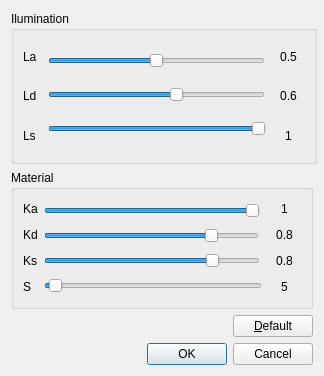
<?xml version="1.0" encoding="UTF-8"?>
<ui version="4.0">
 <class>IlumDialog</class>
 <widget class="QDialog" name="IlumDialog">
  <property name="geometry">
   <rect>
    <x>0</x>
    <y>0</y>
    <width>324</width>
    <height>376</height>
   </rect>
  </property>
  <property name="minimumSize">
   <size>
    <width>324</width>
    <height>376</height>
   </size>
  </property>
  <property name="maximumSize">
   <size>
    <width>324</width>
    <height>397</height>
   </size>
  </property>
  <property name="windowTitle">
   <string>Ilumination Values</string>
  </property>
  <layout class="QVBoxLayout" name="verticalLayout_3">
   <item>
    <widget class="QGroupBox" name="groupBox">
     <property name="minimumSize">
      <size>
       <width>306</width>
       <height>153</height>
      </size>
     </property>
     <property name="title">
      <string>Ilumination</string>
     </property>
     <layout class="QHBoxLayout" name="horizontalLayout">
      <item>
       <layout class="QVBoxLayout" name="verticalLayout_4">
        <item>
         <widget class="QLabel" name="La">
          <property name="text">
           <string>La</string>
          </property>
         </widget>
        </item>
        <item>
         <widget class="QLabel" name="Ld">
          <property name="text">
           <string>Ld</string>
          </property>
         </widget>
        </item>
        <item>
         <widget class="QLabel" name="Ls">
          <property name="text">
           <string>Ls</string>
          </property>
         </widget>
        </item>
       </layout>
      </item>
      <item>
       <layout class="QVBoxLayout" name="verticalLayout_5">
        <item>
         <widget class="QSlider" name="LaSlider">
          <property name="maximumSize">
           <size>
            <width>217</width>
            <height>16777215</height>
           </size>
          </property>
          <property name="maximum">
           <number>100</number>
          </property>
          <property name="sliderPosition">
           <number>50</number>
          </property>
          <property name="orientation">
           <enum>Qt::Horizontal</enum>
          </property>
         </widget>
        </item>
        <item>
         <widget class="QSlider" name="LdSlider">
          <property name="maximumSize">
           <size>
            <width>217</width>
            <height>16777215</height>
           </size>
          </property>
          <property name="maximum">
           <number>100</number>
          </property>
          <property name="sliderPosition">
           <number>60</number>
          </property>
          <property name="orientation">
           <enum>Qt::Horizontal</enum>
          </property>
         </widget>
        </item>
        <item>
         <widget class="QSlider" name="LsSlider">
          <property name="maximumSize">
           <size>
            <width>218</width>
            <height>16777215</height>
           </size>
          </property>
          <property name="maximum">
           <number>100</number>
          </property>
          <property name="value">
           <number>100</number>
          </property>
          <property name="orientation">
           <enum>Qt::Horizontal</enum>
          </property>
         </widget>
        </item>
       </layout>
      </item>
      <item>
       <layout class="QVBoxLayout" name="verticalLayout">
        <item>
         <widget class="QLabel" name="LaLabel">
          <property name="minimumSize">
           <size>
            <width>33</width>
            <height>0</height>
           </size>
          </property>
          <property name="text">
           <string>0.5</string>
          </property>
          <property name="alignment">
           <set>Qt::AlignCenter</set>
          </property>
         </widget>
        </item>
        <item>
         <widget class="QLabel" name="LdLabel">
          <property name="minimumSize">
           <size>
            <width>33</width>
            <height>0</height>
           </size>
          </property>
          <property name="text">
           <string>0.6</string>
          </property>
          <property name="alignment">
           <set>Qt::AlignCenter</set>
          </property>
         </widget>
        </item>
        <item>
         <widget class="QLabel" name="LsLabel">
          <property name="minimumSize">
           <size>
            <width>33</width>
            <height>0</height>
           </size>
          </property>
          <property name="text">
           <string>1</string>
          </property>
          <property name="alignment">
           <set>Qt::AlignCenter</set>
          </property>
         </widget>
        </item>
       </layout>
      </item>
     </layout>
    </widget>
   </item>
   <item>
    <widget class="QGroupBox" name="groupBox_2">
     <property name="title">
      <string>Material</string>
     </property>
     <layout class="QHBoxLayout" name="horizontalLayout_2">
      <item>
       <layout class="QVBoxLayout" name="verticalLayout_7">
        <item>
         <widget class="QLabel" name="Ka">
          <property name="text">
           <string>Ka</string>
          </property>
         </widget>
        </item>
        <item>
         <widget class="QLabel" name="Kd">
          <property name="text">
           <string>Kd</string>
          </property>
         </widget>
        </item>
        <item>
         <widget class="QLabel" name="Ks">
          <property name="text">
           <string>Ks</string>
          </property>
         </widget>
        </item>
        <item>
         <widget class="QLabel" name="S">
          <property name="text">
           <string>S</string>
          </property>
         </widget>
        </item>
       </layout>
      </item>
      <item>
       <layout class="QVBoxLayout" name="verticalLayout_6">
        <item>
         <widget class="QSlider" name="KaSlider">
          <property name="maximumSize">
           <size>
            <width>216</width>
            <height>16777215</height>
           </size>
          </property>
          <property name="maximum">
           <number>100</number>
          </property>
          <property name="sliderPosition">
           <number>100</number>
          </property>
          <property name="orientation">
           <enum>Qt::Horizontal</enum>
          </property>
         </widget>
        </item>
        <item>
         <widget class="QSlider" name="KdSlider">
          <property name="maximumSize">
           <size>
            <width>215</width>
            <height>16777215</height>
           </size>
          </property>
          <property name="maximum">
           <number>100</number>
          </property>
          <property name="sliderPosition">
           <number>80</number>
          </property>
          <property name="orientation">
           <enum>Qt::Horizontal</enum>
          </property>
         </widget>
        </item>
        <item>
         <widget class="QSlider" name="KsSlider">
          <property name="maximumSize">
           <size>
            <width>216</width>
            <height>16777215</height>
           </size>
          </property>
          <property name="maximum">
           <number>100</number>
          </property>
          <property name="sliderPosition">
           <number>80</number>
          </property>
          <property name="orientation">
           <enum>Qt::Horizontal</enum>
          </property>
         </widget>
        </item>
        <item>
         <widget class="QSlider" name="SSlider">
          <property name="maximumSize">
           <size>
            <width>228</width>
            <height>16777215</height>
           </size>
          </property>
          <property name="minimum">
           <number>1</number>
          </property>
          <property name="maximum">
           <number>200</number>
          </property>
          <property name="sliderPosition">
           <number>5</number>
          </property>
          <property name="orientation">
           <enum>Qt::Horizontal</enum>
          </property>
         </widget>
        </item>
       </layout>
      </item>
      <item>
       <layout class="QVBoxLayout" name="verticalLayout_2">
        <item>
         <widget class="QLabel" name="KaLabel">
          <property name="minimumSize">
           <size>
            <width>33</width>
            <height>0</height>
           </size>
          </property>
          <property name="text">
           <string>1</string>
          </property>
          <property name="alignment">
           <set>Qt::AlignCenter</set>
          </property>
         </widget>
        </item>
        <item>
         <widget class="QLabel" name="KdLabel">
          <property name="minimumSize">
           <size>
            <width>33</width>
            <height>0</height>
           </size>
          </property>
          <property name="text">
           <string>0.8</string>
          </property>
          <property name="alignment">
           <set>Qt::AlignCenter</set>
          </property>
         </widget>
        </item>
        <item>
         <widget class="QLabel" name="KsLabel">
          <property name="minimumSize">
           <size>
            <width>33</width>
            <height>0</height>
           </size>
          </property>
          <property name="text">
           <string>0.8</string>
          </property>
          <property name="alignment">
           <set>Qt::AlignCenter</set>
          </property>
         </widget>
        </item>
        <item>
         <widget class="QLabel" name="SLabel">
          <property name="minimumSize">
           <size>
            <width>33</width>
            <height>0</height>
           </size>
          </property>
          <property name="text">
           <string>5</string>
          </property>
          <property name="alignment">
           <set>Qt::AlignCenter</set>
          </property>
         </widget>
        </item>
       </layout>
      </item>
     </layout>
    </widget>
   </item>
   <item>
    <layout class="QHBoxLayout" name="horizontalLayout_3">
     <item>
      <spacer name="horizontalSpacer">
       <property name="orientation">
        <enum>Qt::Horizontal</enum>
       </property>
       <property name="sizeHint" stdset="0">
        <size>
         <width>40</width>
         <height>20</height>
        </size>
       </property>
      </spacer>
     </item>
     <item>
      <widget class="QPushButton" name="defaultButton">
       <property name="text">
        <string>&amp;Default</string>
       </property>
      </widget>
     </item>
    </layout>
   </item>
   <item>
    <widget class="QDialogButtonBox" name="buttonBox">
     <property name="orientation">
      <enum>Qt::Horizontal</enum>
     </property>
     <property name="standardButtons">
      <set>QDialogButtonBox::Cancel|QDialogButtonBox::Ok</set>
     </property>
    </widget>
   </item>
  </layout>
 </widget>
 <resources/>
 <connections>
  <connection>
   <sender>buttonBox</sender>
   <signal>accepted()</signal>
   <receiver>IlumDialog</receiver>
   <slot>accept()</slot>
   <hints>
    <hint type="sourcelabel">
     <x>227</x>
     <y>341</y>
    </hint>
    <hint type="destinationlabel">
     <x>157</x>
     <y>274</y>
    </hint>
   </hints>
  </connection>
  <connection>
   <sender>buttonBox</sender>
   <signal>rejected()</signal>
   <receiver>IlumDialog</receiver>
   <slot>reject()</slot>
   <hints>
    <hint type="sourcelabel">
     <x>295</x>
     <y>347</y>
    </hint>
    <hint type="destinationlabel">
     <x>286</x>
     <y>274</y>
    </hint>
   </hints>
  </connection>
  <connection>
   <sender>SSlider</sender>
   <signal>valueChanged(int)</signal>
   <receiver>SLabel</receiver>
   <slot>setNum(int)</slot>
   <hints>
    <hint type="sourcelabel">
     <x>109</x>
     <y>299</y>
    </hint>
    <hint type="destinationlabel">
     <x>302</x>
     <y>291</y>
    </hint>
   </hints>
  </connection>
 </connections>
</ui>
